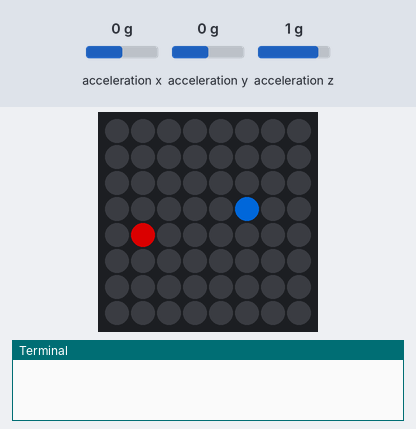
A program run on a simulated Raspberry Pi (BCM pin numbers) with a Sense HAT. Parts: the Sense HAT's 8×8 RGB LED matrix, the last lines printed to the terminal. The inputs (shaded band) are chosen by the test bench; at power-on: acceleration x 0 g, acceleration y 0 g, acceleration z 1 g. Dim RGB values are drawn brighter than linear; random numbers come from a fixed seed. At 5.1 s the program stops and its outputs stay as they are.

Above: at 1.2 s.
1.3 s: acceleration x set to -1.4 g
At 1.9 s:
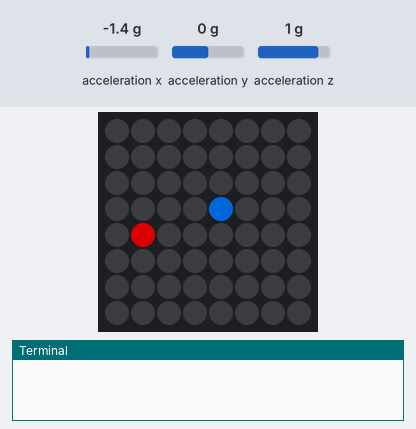
At 6.0 s:
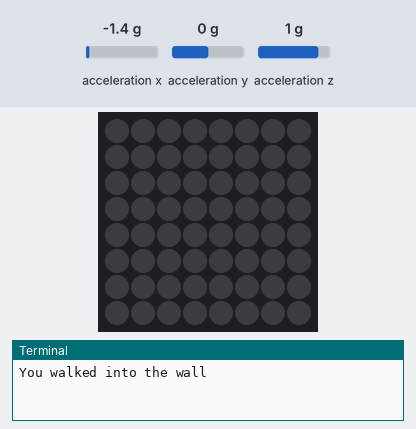
Timing chart, 0 to 6.6 s (numbered marks = the images above; inputs shaded):
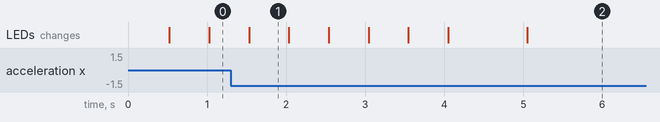

The program:

snake.py
```python
from sense_hat import SenseHat
import random
import time

sense = SenseHat()

cherry_map = []
snake_map = []
head = [3,3]
direction = "waiting"

def spawn_cherry():
    cherry_map.append([random.randrange(7), random.randrange(7)])


if __name__ == '__main__':
    spawn_cherry()

    while True:
        # if direction == "waiting":
        #     continue
#moving

        time.sleep(0.5)

        snake_map.append([head[0], head[1]])

        acceleration = sense.get_accelerometer_raw()

        x = acceleration['x']
        y = acceleration['y']
        z = acceleration['z']

        x=round(x, 0)
        y=round(y, 0)
        z=round(z, 0)

        if x  == -1:
            head[0]-=1
        elif y == 1:
            head[1]+=1
        elif y == -1:
            head[1]-=1
        else:
            head[0]+=1

# checking
        x, y = head
        lost = False
        if x <= -1 or x >= 8 or y <= -1 or y >= 8:
            print("You walked into the wall")
            lost = True
        for x2, y2 in snake_map:
            if x == x2 and y == y2:
                print("You ate yourself")
                lost = True
        if lost:
            sense.clear(50,0,0)
            time.sleep(1)
            sense.clear()
            break

        eaten = False
        for x2, y2 in cherry_map:
            if x == x2 and y == y2:
                del cherry_map[0]
                spawn_cherry()
                eaten = True
        if not eaten:
            del snake_map[0]

#drawing
        sense.clear()
        sense.set_pixel(head[0], head[1], (0,70,150))
        for pos in snake_map:
            sense.set_pixel(pos[0], pos[1], (0,70,150))

        for pos in cherry_map:
            sense.set_pixel(pos[0], pos[1], (150,0,0))
```

Measured:
- what the display in image 1 shows lasts 0.5 s, from 1.5 s to 2.0 s
